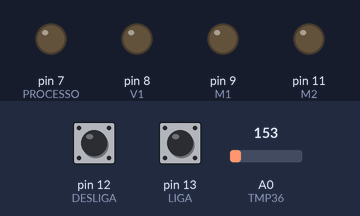
Simulated run of this sketch. Board: Arduino Uno, built with avr-gcc and run on an emulated ATmega328P. Parts: output pins drawn as LEDs (lit = HIGH). Inputs (shaded band) come from the test bench; at power-on: pin 13 (LIGA) HIGH, pin 12 (DESLIGA) HIGH, A0 (TMP36) = 153.

Above: at 1.2 s.
1.3 s: pin 13 (LIGA) pulled LOW for 0.15 s
At 1.8 s:
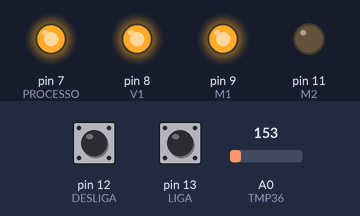
2.9 s: pin 12 (DESLIGA) pulled LOW for 0.15 s
At 4.1 s:
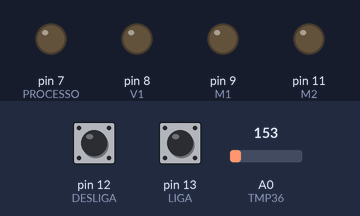
4.5 s: pin 13 (LIGA) pulled LOW for 1 s
At 5.4 s:
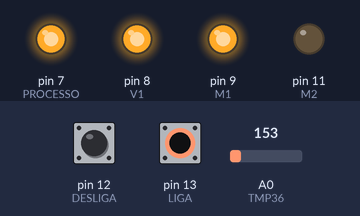
Timing chart, 0 to 7.5 s (numbered marks = the images above; inputs shaded):
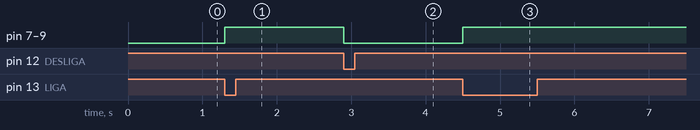

The sketch:

sketch_jul09a.ino
```cpp
#define LIGA 13
#define DESLIGA 12

#define PROCESSO 7
#define V1 8
#define M1 9
#define M2 11

#define P25 6
#define P50 5
#define P75 4
#define P100 3


#define TMP36 A0

void setup() {

  pinMode(LIGA, INPUT);
  pinMode(DESLIGA, INPUT);

  pinMode(PROCESSO, OUTPUT);
  pinMode(V1, OUTPUT);
  pinMode(M1, OUTPUT);
  pinMode(M2, OUTPUT);

  digitalWrite(LIGA, HIGH);
  digitalWrite(DESLIGA, HIGH);

  digitalWrite(PROCESSO, LOW);
  digitalWrite(V1, LOW);
  digitalWrite(M1, LOW);
  digitalWrite(M2, LOW);

  digitalWrite(P25, LOW);
  digitalWrite(P50, LOW);
  digitalWrite(P75, LOW);
  digitalWrite(P100, LOW);

}

void loop() {

  float leitor = analogRead(TMP36);
  float tensao = ((leitor) * 5 / (1023));
  float temperatura = (tensao / 0.01) - 50;

  if(digitalRead(DESLIGA) == LOW){

     digitalWrite(PROCESSO, LOW);
     digitalWrite(V1, LOW);
     digitalWrite(M1, LOW);
     digitalWrite(M2, LOW);

     digitalWrite(P25, LOW);
     digitalWrite(P50, LOW);
     digitalWrite(P75, LOW);
     digitalWrite(P100, LOW);
  }

  if(digitalRead(LIGA) == LOW){
    if(digitalRead(DESLIGA) != LOW){
      digitalWrite(PROCESSO, HIGH);
      digitalWrite(V1, HIGH);
    }

    if(digitalRead(V1) == HIGH){
      if(digitalRead(DESLIGA) != LOW){
        digitalWrite(M1, HIGH);
      }

      }

  }


    if(temperatura < 25){
      if(digitalRead(DESLIGA) != LOW){

        digitalWrite(P25, LOW);
        digitalWrite(P50, LOW);
        digitalWrite(P75, LOW);
        digitalWrite(P100, LOW);

        digitalWrite(M2, LOW);
      }

  }

  else if(temperatura > 25 and temperatura < 50){

     if(digitalRead(DESLIGA) != LOW){

        digitalWrite(P25, HIGH);
        digitalWrite(P50, LOW);
        digitalWrite(P75, LOW);
        digitalWrite(P100, LOW);

        digitalWrite(M2, LOW);

    }
  }

  else if(temperatura >= 50 and temperatura < 75){

     if(digitalRead(DESLIGA) != LOW){

        digitalWrite(P25, LOW);
        digitalWrite(P50, HIGH);
        digitalWrite(P75, LOW);
        digitalWrite(P100, LOW);

        digitalWrite(M2, LOW);

    }
  }

  else if(temperatura >= 75 and temperatura < 100){

     if(digitalRead(DESLIGA) != LOW){

        digitalWrite(P25, LOW);
        digitalWrite(P50, LOW);
        digitalWrite(P75, HIGH);
        digitalWrite(P100, LOW);

        digitalWrite(M2, LOW);

     }
  }

   else if(temperatura >= 100){

      if(digitalRead(DESLIGA) != LOW){

        digitalWrite(P25, LOW);
        digitalWrite(P50, LOW);
        digitalWrite(P75, LOW);
        digitalWrite(P100, HIGH);

        digitalWrite(M2, HIGH);
    }

    }
  }
```

Measured:
- after the input at 1.3 s, pin 7 (PROCESSO), pin 8 (V1), pin 9 (M1): LOW → HIGH at once
- after the input at 2.9 s, pin 7 (PROCESSO), pin 8 (V1), pin 9 (M1): HIGH → LOW at once
- after the input at 4.5 s, pin 7 (PROCESSO), pin 8 (V1), pin 9 (M1): LOW → HIGH at once
